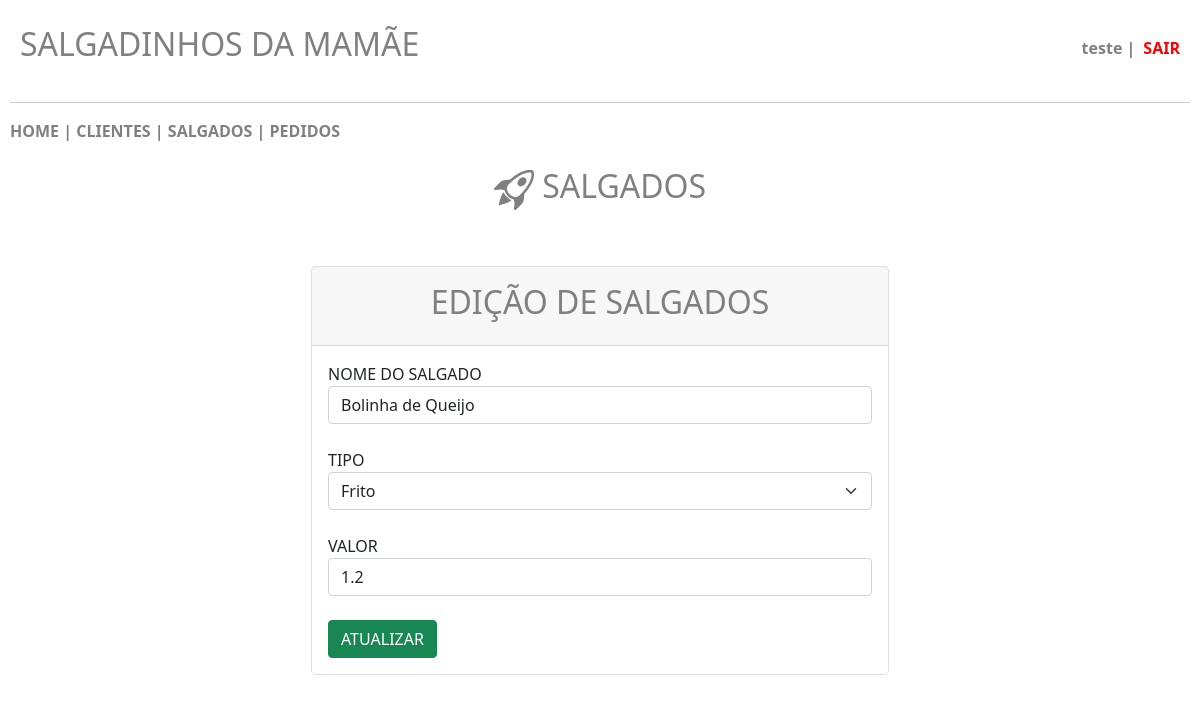
The page /salgados_editar.php?id=2 (signed in) on the database its author committed.
### tables this page shows
CREATE TABLE `salgados` (
  `id` int(11) NOT NULL,
  `nome` varchar(200) NOT NULL,
  `tipo` varchar(50) NOT NULL,
  `valor` float NOT NULL
);

### salgados_editar.php (the view, shortened to what this page needs)
<?php
    include 'conecta.php';
?>
<!DOCTYPE html>
<html lang="pt-br">
    <head>
        <link href="https://cdn.jsdelivr.net/npm/bootstrap@5.0.2/dist/css/bootstrap.min.css" rel="stylesheet">
    </head>
    <body>
        <header class="main-header">
            <h2>SALGADINHOS DA MAMÃE</h2>
            <div class="user-info">
                <?php
                    if (!empty($_SESSION["user"])) {
                        $usuario = $_SESSION["user"];
                        echo "<span class='username'>".htmlspecialchars($usuario)." | </span><a class='logout-link' href='sair.php'>SAIR</a>";
                    }
                ?>
            </div>
        </header>
        <hr>
        <nav>
            <?php
                include 'menu.php';
            ?>
        </nav>
        <br>
        <center><h2>&nbsp;SALGADOS</h2></center>
        <br>
        <br>
        <div class="row justify-content-center row-cols-1 row-cols-md-2 mb-3 text-center">
            <div class="col">
                <div class="card mb-4 rounded-3 shadow-sw">
                    <div class="card-header py-3">
                        <h2>EDIÇÃO DE SALGADOS</h2>
                    </div>
                    <div class="card-body text-start">
                        <?php
                            $id = $_GET['id'];
                            $sql = "SELECT * FROM salgados WHERE id=$id";
                            $query = $conn->query($sql);
                            while ($dados = $query->fetch_assoc()) {
                                $nome = $dados['nome'];
                                $tipo = $dados['tipo'];
                                $valor = $dados['valor'];
                            }
                        ?>
                        <form action="salgados_atualiza.php?id=<?php echo $id; ?>" method="POST">
                            <div class="form-group">
                                <label>NOME DO SALGADO</label>
                                <input type="text" class="form-control" name="nome" value="<?php echo $nome; ?>" required>
                                <br>
                                <label>TIPO</label>
                                <select class="form-select" name="tipo" required>
                                    <option value="Frito" <?php if($tipo == 'Frito') { echo 'selected'; } ?>>Frito</option>
                                </select>
                                <br>
                                <label>VALOR</label>
                                <input type="money" class="form-control" name="valor" value="<?php echo $valor; ?>" required>
                                <br>
                                <button type="submit" class="btn btn-success">ATUALIZAR</button>
                            </div>
                        </form>
                    </div>
                </div>
            </div>
        </div>
    </body>
</html>

### salgados_editar.php (style rules this page uses)
body { padding: 5px; margin: 5px; }
h2 { color: gray; }
.main-header { display: flex; justify-content: space-between; align-items: center; padding: 15px 10px; }
.user-info { display: flex; align-items: center; gap: 8px; color: gray; }
.username { font-weight: bold; }
.logout-link { color: red; font-weight: bold; text-decoration: none; }

### rows shown on the page
salgados: nome "Bolinha de Queijo", tipo "Frito", valor "1.2"

### other values the page prints
$usuario "teste"
